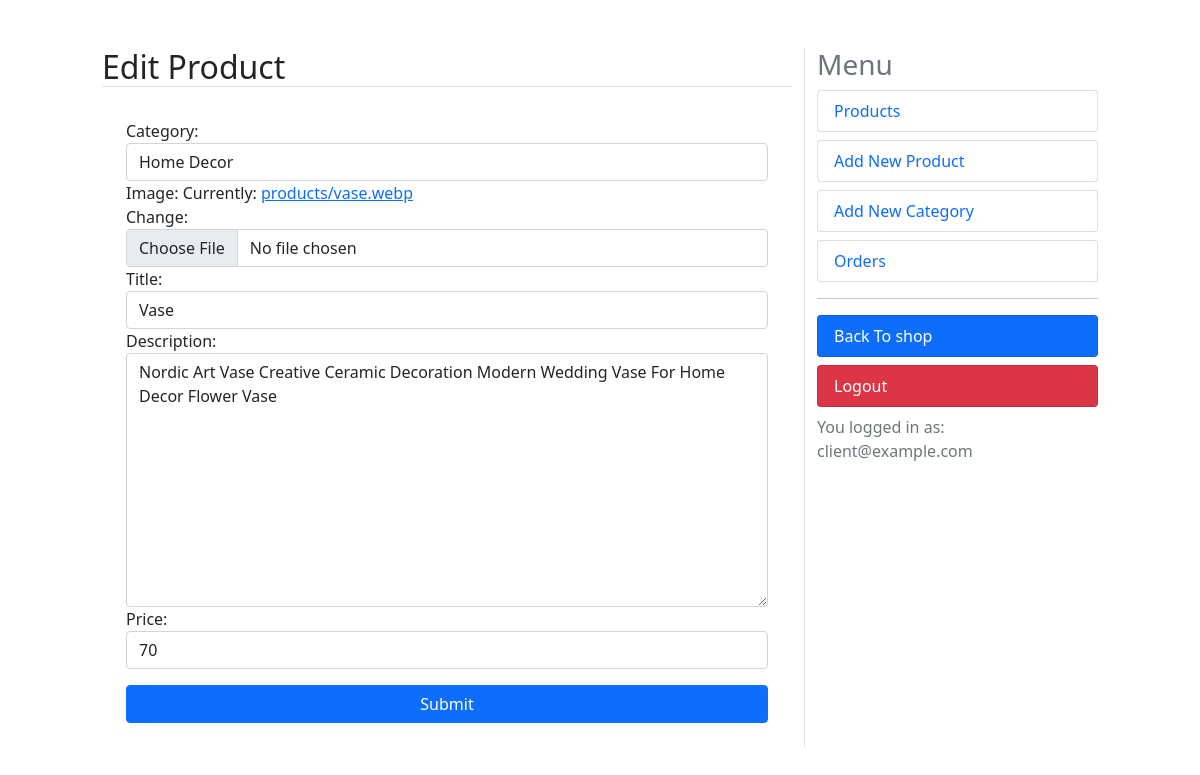
/dashboard/products/edit/4 (signed in), run on the app's committed database.
### shop/models.py (models this page shows, shortened)
class Product(models.Model):
    category = models.ForeignKey(Category, on_delete=models.CASCADE, related_name='category')
    image = models.ImageField(upload_to='products')
    title = models.CharField(max_length=250)
    description = models.TextField()
    price = models.IntegerField()
    date_created = models.DateTimeField(auto_now_add=True)
    slug = models.SlugField(unique=True)
    class Meta:
        ordering = ('-date_created',)

class Category(models.Model):
    title = models.CharField(max_length=200)
    sub_category = models.ForeignKey(
        'self', on_delete=models.CASCADE,
        related_name='sub_categories', null=True, blank=True
    )
    is_sub = models.BooleanField(default=False)
    slug = models.SlugField(max_length=200, unique=True)
    def __str__(self):
        return self.title

### accounts/models.py (models this page shows, shortened)
class User(AbstractBaseUser):
    email = models.EmailField(max_length=100, unique=True)
    full_name = models.CharField(max_length=100)
    is_admin = models.BooleanField(default=False)
    is_active = models.BooleanField(default=True)
    likes = models.ManyToManyField(Product, blank=True, related_name='likes')
    is_manager = models.BooleanField(default=False)
    objects = UserManager()
    USERNAME_FIELD = 'email'
    REQUIRED_FIELDS = ['full_name']

### dashboard/views.py (the view)
# urls.py: path('products/edit/<int:id>', views.edit_product, name='edit_product'),
@user_passes_test(is_manager)
@login_required
def edit_product(request, id):
    product = get_object_or_404(Product, id=id)
    if request.method == 'POST':
        form = EditProductForm(request.POST, request.FILES, instance=product)
        if form.is_valid():
            form.save()
            messages.success(request, 'Product has been updated', 'success')
            return redirect('dashboard:products')
    else:
        form = EditProductForm(instance=product)
    context = {'title': 'Edit Product', 'form':form}
    return render(request, 'edit_product.html', context)

### dashboard/forms.py
class EditProductForm(ModelForm):
    class Meta:
        model = Product
        fields = ['category', 'image', 'title','description', 'price']
    def __init__(self, *args, **kwargs):
        super(EditProductForm, self).__init__(*args, **kwargs)
        for visible in self.visible_fields():
            visible.field.widget.attrs['class'] = 'form-control'

### cart/utils/cart.py (called while the page is built)
    def __iter__(self):
        product_ids = self.cart.keys()
        products = Product.objects.filter(id__in=product_ids)
        cart = self.cart.copy()
        for product in products:
            cart[str(product.id)]['product'] = product
        for item in cart.values():
            item['total_price'] = int(item['price']) * int(item['quantity'])
            yield item

    def add_cart_session(self):
        cart = self.session.get(CART_SESSION_ID)
        if not cart:
            cart = self.session[CART_SESSION_ID] = {}
        return cart

### dashboard/views.py (called while the page is built)
def is_manager(user):
    try:
        if not user.is_manager:
            raise Http404
        return True
    except:
        raise Http404

### online_shop/context_processors.py (called while the page is built)
def return_cart(request):
    cart = len(list(Cart(request)))
    return {'cart_count': cart}

def return_categories(request):
    categories = Category.objects.all()
    return {'categories': categories}

### dashboard/templates/edit_product.html (shortened to what this page needs)
{% extends "dashboard.html" %}
{% block content %}
<form method="POST" enctype="multipart/form-data">
    {{ form }}
    <div class="form-group">
        <button class="btn btn-primary mt-3 w-100" type="submit">Submit</button>
    </div>
</form>
{% endblock %}

### dashboard/templates/dashboard.html (shortened to what this page needs)
<!DOCTYPE html>
<html lang="en">
<head>
    <link href="https://cdn.jsdelivr.net/npm/bootstrap@5.1.3/dist/css/bootstrap.min.css" rel="stylesheet">
</head>
<body>
    <div class="row mt-5">
        <div class="col-md-1"></div>
        <div class="col-md-7">
            <h2 class="border-bottom text-capitalize">{{ title }}</h2>
            <div class="p-4">
                {% block content %}{% endblock %}
            </div>
        </div>
        <div class="col-md-3 border-start">
            <h3 class="text-muted">Menu</h3>
            <a class="text-decoration-none" href="{% url 'dashboard:products' %}">
                <li class="rounded list-group-item  text-primary">Products</li>
            </a>
            <a class="text-decoration-none" href="{% url 'dashboard:add_product' %}">
                <li class="rounded list-group-item mt-2 text-primary">Add New Product</li>
            </a>
            <a class="text-decoration-none" href="{% url 'dashboard:add_category' %}">
                <li class="rounded list-group-item mt-2  text-primary">Add New Category</li>
            </a>
            <a class="text-decoration-none" href="{% url 'dashboard:orders' %}">
                <li class="rounded list-group-item mt-2  text-primary">Orders</li>
            </a>
            <hr>
            <a class="text-decoration-none" href="{% url 'shop:home_page' %}">
                <li class="rounded list-group-item bg-primary mt-2  text-white">Back To shop</li>
            </a>
            <a class="text-decoration-none" href="{% url 'accounts:user_logout' %}">
                <li class="rounded list-group-item bg-danger mt-2  text-white">Logout</li>
            </a>
            <div class="text-muted mt-2">You logged in as: {{ request.user.email }}</div>
        </div>
        <div class="col-md-1 "></div>
    </div>
</body>
</html>

### data on the page
Product: category "Home Decor", description "Nordic Art Vase Creative Ceramic Decoration Modern Wedding Vase For Home Decor Flower Vase", price "70"
Category: title "Vase"
User: user.email "client@example.com"

### other printed values
{{ title }} "Edit Product"
